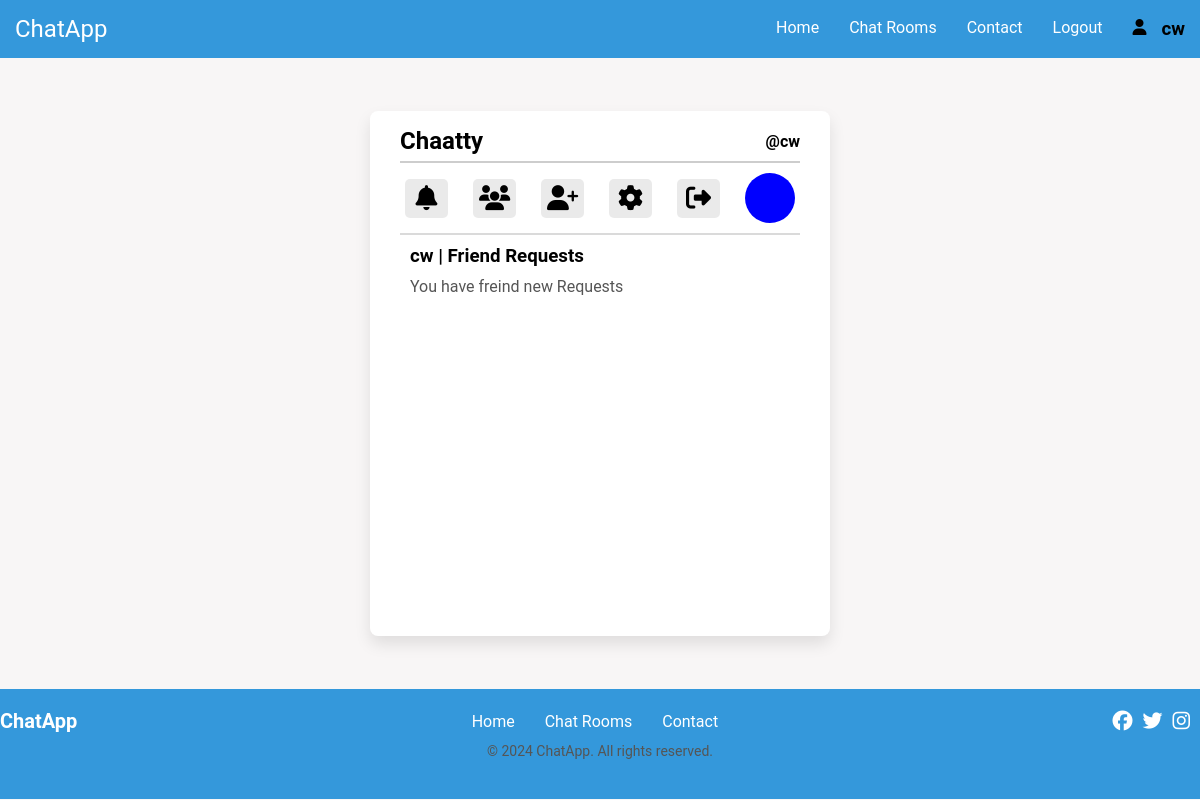
Page /friend_request/ (signed in) on the earlier database version.
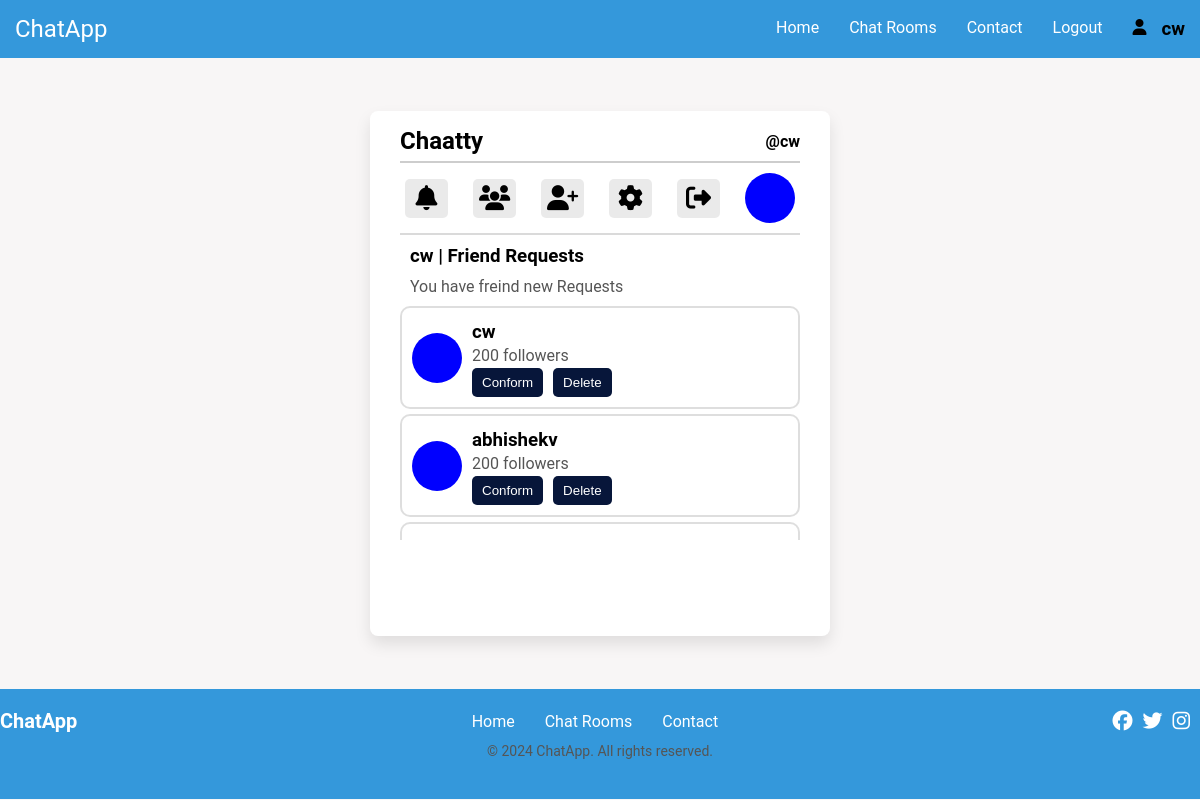
Same page on the later database version.
### mychatapp/models.py (models this page shows, shortened)
class FriendRequest(models.Model):
    sender=models.ForeignKey(User,on_delete=models.CASCADE,related_name="sent_request")
    receiver=models.ForeignKey(User,on_delete=models.CASCADE,related_name="receive_request")
    seen=models.BooleanField(default=False)

### mychatapp/views.py (the view)
@login_required(login_url='/login')
def friend_request(request):
    user=request.user
    friend_request=FriendRequest.objects.filter(receiver=user)
    context={"f_friends":friend_request}
    return render(request,'friend_request.html',context)

### templates/friend_request.html (shortened to what this page needs)
{% load static %}
<!DOCTYPE html>
<html lang="en">
  <head>
    <link rel="stylesheet" href='{% static "css/style.css" %}' />
    <link rel="stylesheet" href='{% static "css/nav.css" %}' />
    <link rel="stylesheet" href='{% static "css/footer.css" %}' />
    <link rel="stylesheet" href='{% static "css/home.css" %}' />
    <link
      rel="stylesheet"
      href="https://cdnjs.cloudflare.com/ajax/libs/font-awesome/6.5.1/css/all.min.css"
    />
  </head>
  <body>
    {% block nav %}{% include 'nav.html' %}{% endblock nav %}
    <div class="outside">
      <div class="container">
        <div class="headerr">
          <h2>Chaatty</h2>
          <h4>@{{request.user}}</h4>
        </div>
        <div class="navigation">
            <a href="{% url "notifications" %}"><i class="fa-solid fa-bell"></i></a>
            <a href="{% url "friend_request" %}"><i class="fa-solid fa-users"></i></a>
            <a href="{% url "add_friend" %}"><i class="fa-solid fa-user-plus"></i></a>
            <a href="{% url "update_profile" %}"><i class="fa-solid fa-gear"></i></a>
            <a href="{% url "logout" %}"><i class="fa-solid fa-right-from-bracket"></i></a>
            <div class="users"></div>
          </div>
        <div class="suggestion">
          <div class="user-sug">
            <h3>{{request.user}} | Friend Requests</h3>
            <p>You have freind new Requests</p>
          </div>
          {% for f_request in f_friends %}
          <div class="new-friend">
            <div class="users"></div>
            <div class="otherr">
              <h3>{{f_request.sender.username}}</h3>
              <p>200 followers</p>
              <div class="btns">
                <button class="button conform-btn" data-id={{f_request.sender.id}}>Conform</button>
                <button class="button delete-btn">Delete</button>
              </div>
            </div>
          </div>
          {% endfor %}
        </div>
      </div>
    </div>
    {% block footer %}{% include 'footer.html' %}{% endblock footer %}
  </body>
</html>

Differences in the rows shown:
added FriendRequest: sender.username "cw"
added FriendRequest: sender.username "abhishekv"
